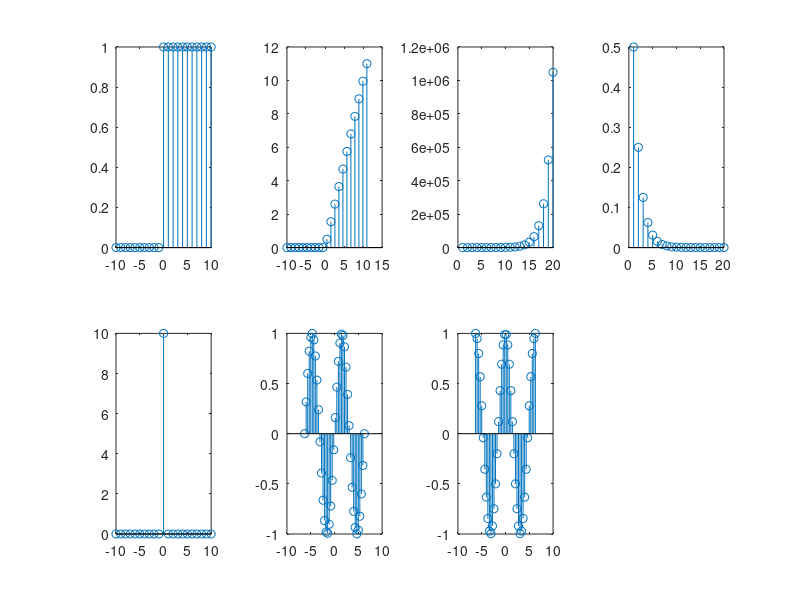
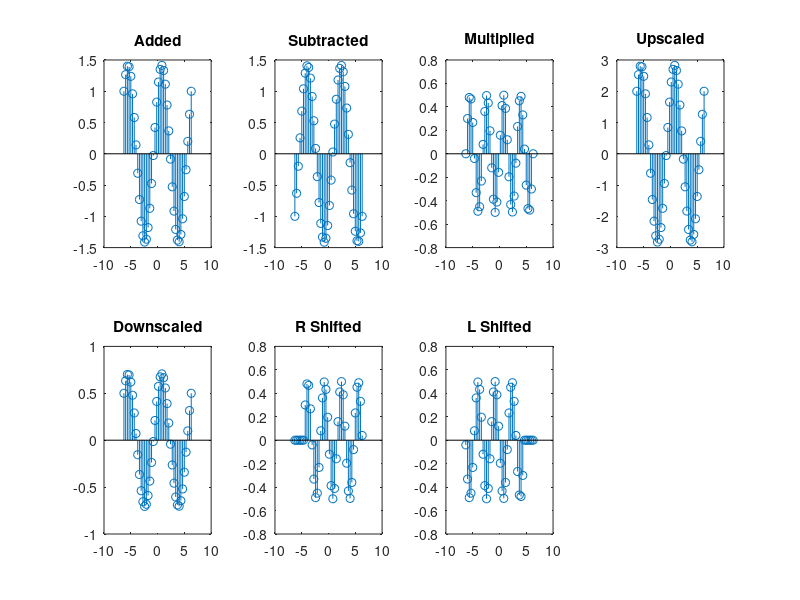

Write MATLAB code to recreate these figures, in order.
% unit step signal
subplot(2,4,1);
ux = -10:1:10;
uy = zeros(size(ux));
uy(ux>=0) = 1;
unit_step_signal = stem(ux,uy);

% ramp signal
subplot(2,4,2);
rx = linspace(-10, 11, 21);
count = 1;
ry = zeros(size(rx));
for x = rx
    if x >= 0
        ry(count) = x;
    end
    count = count + 1;
end
clear count;
clear x;
ramp_signal = stem(rx, ry);


% exponential signal
subplot(2, 4, 3);
ex = 1:1:20;
iey = zeros(size(ex));
dey = zeros(size(ex));
for x = ex
    iey(x) = 2^x;
    dey(x) = 0.5^x;
end
clear x; 
inc_exp_signal = stem(ex, iey);

subplot(2, 4, 4);
ex = 1:1:20;
dey = zeros(size(ex));
for x = ex
    dey(x) = 0.5^x;
end
clear x; 
dec_exp_signal = stem(ex, dey);

% impulse signal
subplot(2, 4, 5);
ix = -10:1:10;
iy = zeros(size(ix));
iy(ix==0) = 10;
imp_signal = stem(ix,iy);

% sine signal
subplot(2, 4, 6);
sx = linspace(-2*pi, 2*pi, 40);
sy = sin(sx);
sin_signal = stem(sx, sy);

% cosine signal
subplot(2, 4, 7);
cx = linspace(-2*pi, 2*pi, 40);
cy = cos(cx);
cosine_signal = stem(cx, cy);


% --PERFORMING OPERATIONS ON THE ABOVE SIGNALS-- %

figure(2);

% Adding Unit Step Signal and Increasing Exponential Signal
subplot(2,4,1);
added_signal = zeros(size(sx));
for i = 1:length(sx)
    added_signal(i) = sy(i) + cy(i);
end
stem(sx, added_signal);
title('Added');
% Subtracting Ramp Signal and Unit Step Signal
subplot(2,4,2);
subtracted_signal = zeros(size(sx));
for i = 1:length(sx)
    subtracted_signal(i) = sy(i) - cy(i);
end
stem(sx, subtracted_signal);
title('Subtracted');

% Multiplying Ramp Signal and Cosine Signal
subplot(2,4,3);
multiplied_signal = zeros(size(sx));
for i = 1:length(sx)
    multiplied_signal(i) = sy(i) * cy(i);
end
stem(sx, multiplied_signal);
title('Multiplied');

% Upscale and Downscale the Added Signal by 2
subplot(2,4,4);
upscaled_added_signal = added_signal * 2;
stem(sx, upscaled_added_signal);
title('Upscaled');

subplot(2,4,5);
downscaled_added_signal = added_signal / 2;
stem(sx, downscaled_added_signal);
title('Downscaled');

% Shift Operation on Multiplied Signal
shift_amount = 5;

subplot(2,4,6);
shifted_multiplied_signal_advance = zeros(size(sx));
for i = 1:length(sx)-shift_amount
    shifted_multiplied_signal_advance(i+shift_amount) = multiplied_signal(i);
end
stem(sx, shifted_multiplied_signal_advance);
title('R Shifted');


subplot(2,4,7);
shifted_multiplied_signal_delay = zeros(size(sx));
for i = shift_amount+1:length(sx)
    shifted_multiplied_signal_delay(i-shift_amount) = multiplied_signal(i);
end
stem(sx, shifted_multiplied_signal_delay);
title('L Shifted');
